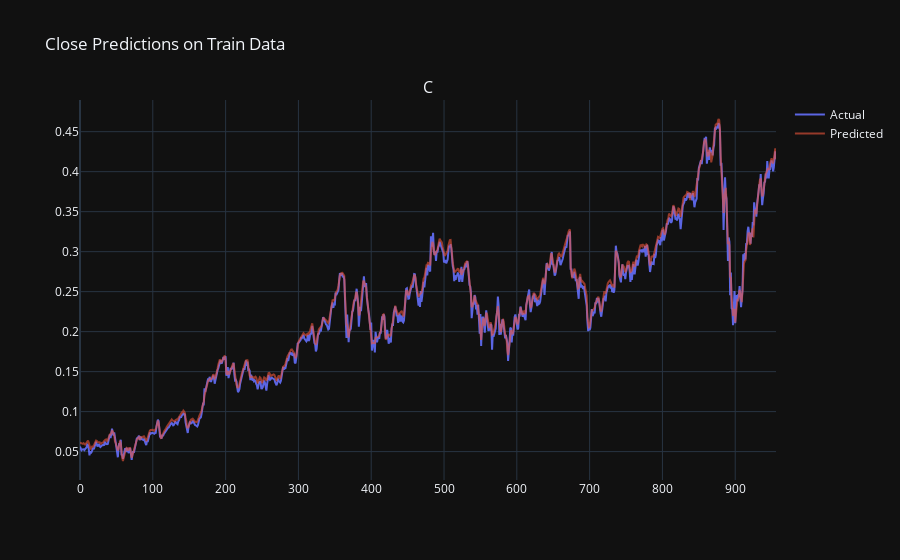

Notebook cell for this chart:
### Markdown cell above
## <span style="color: #d62d20">Training Data Predictions</span>

### Code cell
fig = make_subplots(rows=1, cols=1, subplot_titles=('Close Predictions'))

train_close_pred = train_predictions[:, 0]
train_close_actual = train_labels[:, 0]

fig.add_trace(go.Scatter(x=np.arange(len(train_close_actual)), y=train_close_actual, mode='lines', name='Actual', opacity=0.9))
fig.add_trace(go.Scatter(x=np.arange(len(train_close_pred)), y=train_close_pred, mode='lines', name='Predicted', opacity=0.6))

fig.update_layout(title='Close Predictions on Train Data', template='plotly_dark')
fig.show()

### Figure 1 — Plotly figure (JSON) as saved in the notebook; plotly's stock layout.template omitted (floating-point values rounded to 4 significant figures; data arrays with more than 128 entries replaced by an {"elided": "..."} marker saying what was removed)
{"data": [{"mode": "lines", "name": "Actual", "opacity": 0.9, "type": "scatter", "x": {"elided": "957 int values"}, "y": {"elided": "957 float values"}}, {"mode": "lines", "name": "Predicted", "opacity": 0.6, "type": "scatter", "x": {"elided": "957 int values"}, "y": {"elided": "957 float values"}}], "layout": {"annotations": [{"font": {"size": 16}, "showarrow": false, "text": "C", "x": 0.5, "xanchor": "center", "xref": "paper", "y": 1, "yanchor": "bottom", "yref": "paper"}], "autosize": true, "title": {"text": "Close Predictions on Train Data"}, "xaxis": {"anchor": "y", "autorange": true, "domain": [0, 1], "range": [0, 956], "type": "linear"}, "yaxis": {"anchor": "x", "autorange": true, "domain": [0, 1], "range": [0.01451, 0.4896], "type": "linear"}}}
